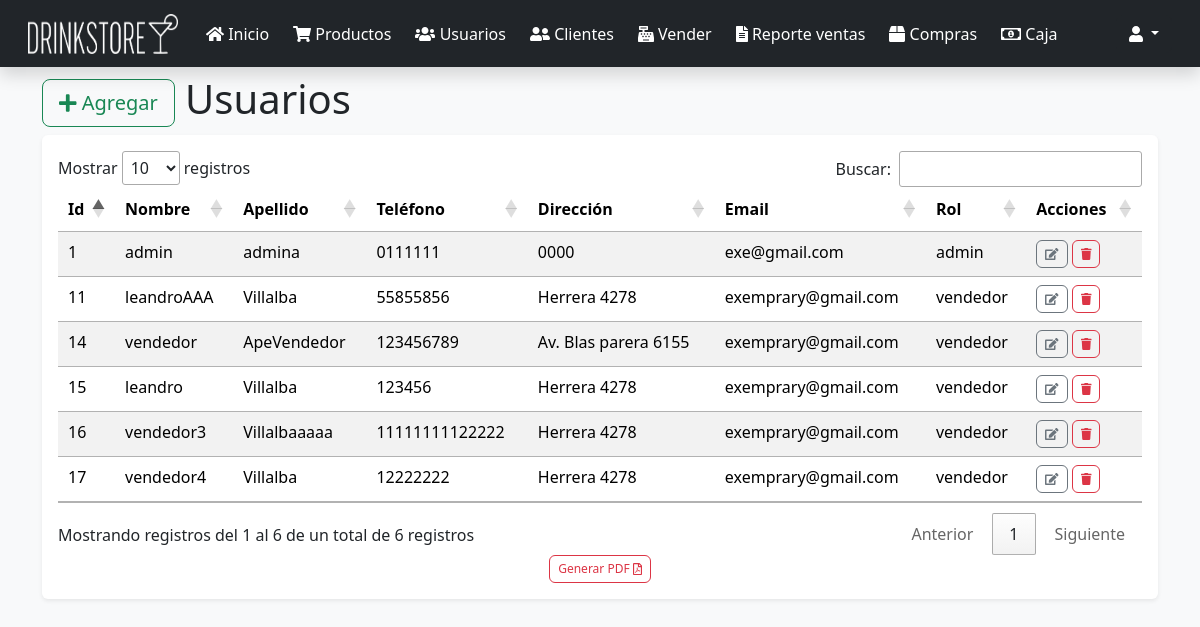
Page /ventas/usuarios.php (signed in) on the committed database.
### tables this page shows
CREATE TABLE `usuario` (
  `id` int NOT NULL,
  `nombre` varchar(45) NOT NULL,
  `apellido` varchar(45) NOT NULL,
  `tel` varchar(45) NOT NULL,
  `direccion` varchar(45) DEFAULT 'desconocida',
  `rol_id` int NOT NULL DEFAULT '3',
  `email` varchar(45) DEFAULT NULL,
  `pass` varchar(255) NOT NULL
);

CREATE TABLE `rol` (
  `id` int NOT NULL,
  `nombre` varchar(45) NOT NULL
);

### ventas/funciones.php (called while the page is built, shortened)
<?php
function select($sentencia, $parametros = [])
{
    $bd = conectarBaseDatos();
    $respuesta = $bd->prepare($sentencia);
    $respuesta->execute($parametros);
    return $respuesta->fetchAll();
}
function obtenerUsuarios()
{
    $sentencia = "SELECT u.id, u.nombre, u.apellido, u.tel, u.direccion, u.email, r.nombre as rol FROM usuario u
    INNER JOIN rol r ON u.rol_id = r.id";
    return select($sentencia);
}
function conectarBaseDatos()
{
    $host = "localhost";
    $db   = "drinkstore_db";
    $user = "root";
    $pass = "";
    $charset = 'utf8mb4';
    $options = [
        \PDO::ATTR_ERRMODE            => \PDO::ERRMODE_EXCEPTION,
        \PDO::ATTR_DEFAULT_FETCH_MODE => \PDO::FETCH_OBJ,
        \PDO::ATTR_EMULATE_PREPARES   => false,
    ];
    $dsn = "mysql:host=$host;dbname=$db;charset=$charset";
    try {
        $pdo = new \PDO($dsn, $user, $pass, $options);
        return $pdo;
    } catch (\PDOException $e) {
        throw new \PDOException($e->getMessage(), (int)$e->getCode());
    }
}

### ventas/usuarios.php (the view, shortened to what this page needs)
<?php
include_once "encabezado.php";
include_once "navbar.php";
include_once "funciones.php";
$usuarios = obtenerUsuarios();
?>
<div class="container">
    <h1>
        <a class="btn btn-outline-success btn-lg" href="agregar_usuario.php">
            <i class="fa fa-plus"></i>
            Agregar
        </a>
        Usuarios
    </h1>
    <div class="card  shadow-sm mb-5 border-0 ">
        <div class="card-body">
            <table class="table table-striped" id="usersLists" style="width:100%">
                <thead>
                    <tr>
                        <th>Id</th>
                        <th>Nombre</th>
                        <th>Apellido</th>
                        <th>Teléfono</th>
                        <th>Dirección</th>
                        <th>Email</th>
                        <th>Rol</th>
                        <th>Acciones</th>
                    </tr>
                </thead>
                <tbody>
                    <?php
                    foreach ($usuarios as $usuario) {
                    ?>
                        <tr>
                            <td><?php echo $usuario->id; ?></td>
                            <td><?php echo $usuario->nombre; ?></td>
                            <td><?php echo $usuario->apellido; ?></td>
                            <td><?php echo $usuario->tel; ?></td>
                            <td><?php echo $usuario->direccion; ?></td>
                            <td><?php echo $usuario->email; ?></td>
                            <td><?php echo $usuario->rol; ?></td>
                            <td>
                                <a class="btn btn-outline-secondary " style="--bs-btn-padding-y: .25rem; --bs-btn-padding-x: .5rem; --bs-btn-font-size: .75rem;" href="editar_usuario.php?id=<?php echo $usuario->id; ?>">
                                    <i class="fa fa-edit"></i>
                                </a>
                                <a class="btn btn-outline-danger " style="--bs-btn-padding-y: .25rem; --bs-btn-padding-x: .5rem; --bs-btn-font-size: .75rem;" href="eliminar_usuario.php?id=<?php echo $usuario->id; ?>">
                                    <i class="fa fa-trash"></i>
                                </a>
                            </td>
                        </tr>
                    <?php } ?>
                </tbody>
            </table>
            <div class="text-center">
                <button id="generarPDF-usersLists" class="btn btn-outline-danger " style="--bs-btn-padding-y: .25rem; --bs-btn-padding-x: .5rem; --bs-btn-font-size: .75rem;">Generar PDF <i class="far fa-file-pdf"></i></button>
            </div>
        </div>
    </div>
</div>
<?php
include_once "footer.php"
?>

### public/css/styles.ventas.css (style rules this page uses)
td { white-space: nowrap; }

### rows in the picture
usuario: id "1", nombre "admin", apellido "admina", tel "0111111", direccion "0000", email "exe@gmail.com", rol.nombre "admin"
usuario: id "11", nombre "leandroAAA", apellido "Villalba", tel "55855856", direccion "Herrera 4278", email "exemprary@gmail.com", rol.nombre "vendedor"
usuario: id "14", nombre "vendedor", apellido "ApeVendedor", tel "123456789", direccion "Av. Blas parera 6155", email "exemprary@gmail.com", rol.nombre "vendedor"
usuario: id "15", nombre "leandro", apellido "Villalba", tel "123456", direccion "Herrera 4278", email "exemprary@gmail.com", rol.nombre "vendedor"
usuario: id "16", nombre "vendedor3", apellido "Villalbaaaaa", tel "11111111122222", direccion "Herrera 4278", email "exemprary@gmail.com", rol.nombre "vendedor"
usuario: id "17", nombre "vendedor4", apellido "Villalba", tel "12222222", direccion "Herrera 4278", email "exemprary@gmail.com", rol.nombre "vendedor"
